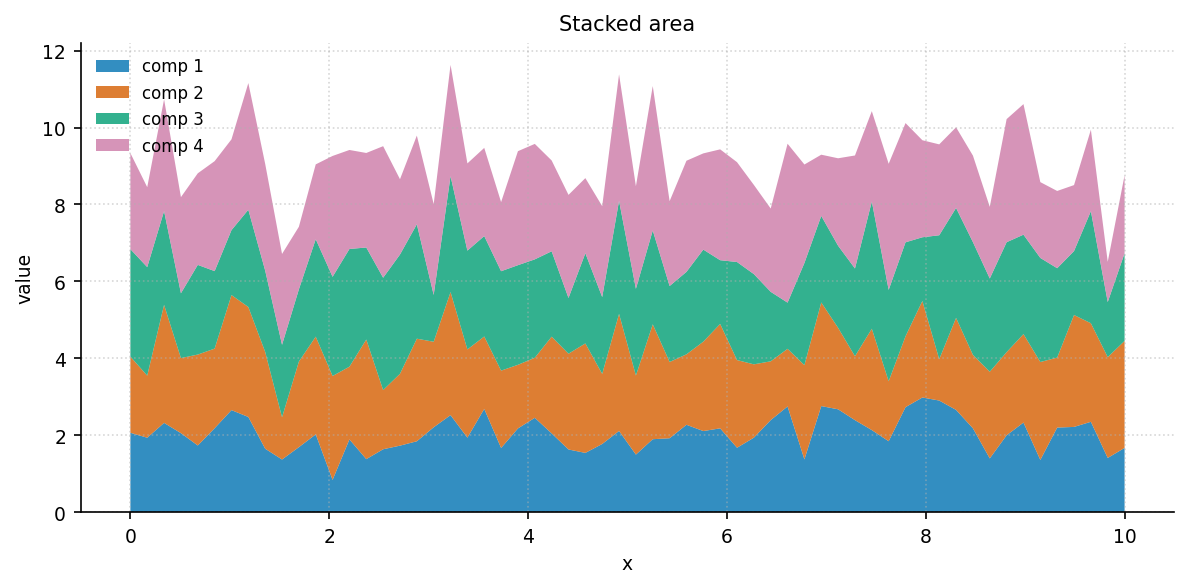

Write the Python code that produced this figure.
"""area_stacked: 堆叠面积（多组成）."""
import sys, os; sys.path.insert(0, os.path.join(os.path.dirname(os.path.abspath(__file__)), '..', '..', '_utils', 'python'))
import numpy as np
import matplotlib.pyplot as plt
from theme import apply_theme
from palette import cycle

def make_figure(x=None, Y=None, labels=None, title='Stacked area'):
    apply_theme(fig_size=(8, 4))
    if x is None:
        rng = np.random.default_rng(0)
        x = np.linspace(0, 10, 60)
        Y = np.abs(rng.normal(2, 0.5, (4, 60)) + np.arange(4)[:, None]*0.2)
        labels = [f'comp {i+1}' for i in range(4)]
    fig, ax = plt.subplots()
    ax.stackplot(x, Y, colors=[cycle(i) for i in range(len(Y))],
                 alpha=0.8, labels=labels)
    ax.set_xlabel('x'); ax.set_ylabel('value'); ax.set_title(title)
    ax.legend(loc='upper left'); ax.grid(True, linestyle=':', alpha=0.5)
    fig.tight_layout()
    return fig

if __name__ == '__main__':
    fig = make_figure()
    fig.savefig(__file__.replace('.py', '.png'), dpi=150)
